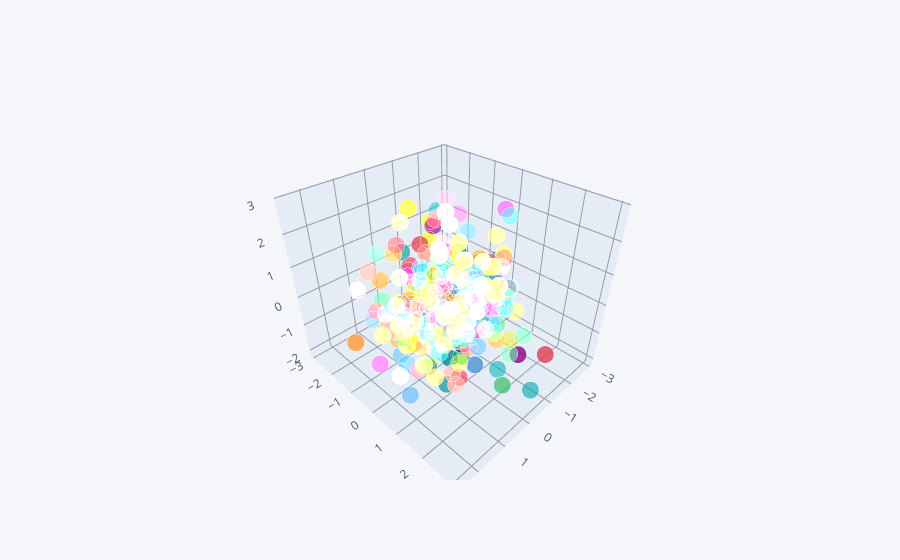

Notebook code for this chart:
### Code cell
cf.datagen.scatter3d(2,150,mode='stocks').iplot(kind='scatter3d',x='x',y='y',z='z')

### Figure 1 — Plotly figure (JSON) as saved in the notebook; plotly's stock layout.template omitted (floating-point values rounded to 4 significant figures; data arrays with more than 128 entries replaced by an {"elided": "..."} marker saying what was removed)
{"data": [{"marker": {"color": {"elided": "300 str values"}, "opacity": 0.8, "size": {"elided": "300 int values"}, "symbol": "circle"}, "mode": "markers", "text": {"elided": "300 str values"}, "type": "scatter3d", "x": {"elided": "300 float values"}, "y": {"elided": "300 float values"}, "z": {"elided": "300 float values"}}], "layout": {"legend": {"bgcolor": "#F5F6F9", "font": {"color": "#4D5663"}}, "paper_bgcolor": "#F5F6F9", "plot_bgcolor": "#F5F6F9", "scene": {"xaxis": {"gridcolor": "#9499A3", "showgrid": true, "tickfont": {"color": "#4D5663"}, "title": {"font": {"color": "#4D5663"}, "text": ""}, "zerolinecolor": "#9499A3"}, "yaxis": {"gridcolor": "#9499A3", "showgrid": true, "tickfont": {"color": "#4D5663"}, "title": {"font": {"color": "#4D5663"}, "text": ""}, "zerolinecolor": "#9499A3"}, "zaxis": {"gridcolor": "#9499A3", "showgrid": true, "tickfont": {"color": "#4D5663"}, "title": {"font": {"color": "#4D5663"}, "text": ""}, "zerolinecolor": "#9499A3"}}, "title": {"font": {"color": "#4D5663"}}}}
